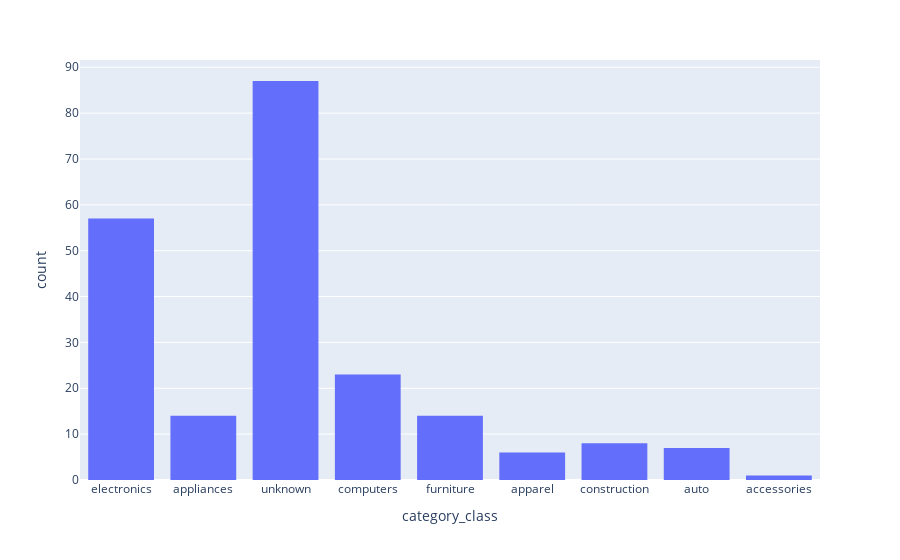

The notebook cell this image was saved under:
### Code cell
px.histogram(pdf, x="category_class")

### Figure 1 — Plotly figure (JSON) as saved in the notebook; plotly's stock layout.template omitted (floating-point values rounded to 4 significant figures; data arrays with more than 128 entries replaced by an {"elided": "..."} marker saying what was removed)
{"data": [{"alignmentgroup": "True", "bingroup": "x", "hovertemplate": "category_class=%{x}<br>count=%{y}<extra></extra>", "legendgroup": "", "marker": {"color": "#636efa"}, "name": "", "offsetgroup": "", "orientation": "v", "showlegend": false, "type": "histogram", "x": {"elided": "217 str values"}, "xaxis": "x", "yaxis": "y"}], "layout": {"barmode": "relative", "legend": {"tracegroupgap": 0}, "margin": {"t": 60}, "xaxis": {"anchor": "y", "domain": [0, 1], "title": {"text": "category_class"}}, "yaxis": {"anchor": "x", "domain": [0, 1], "title": {"text": "count"}}}}
